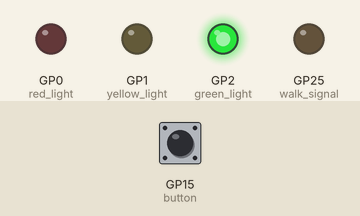
A program run on a simulated Raspberry Pi Pico running MicroPython. Shown: output pins drawn as LEDs (lit = HIGH). The inputs (shaded band) are chosen by the test bench; at power-on: GP15 (button) LOW.

Above: at 1.2 s.
1.3 s: GP15 (button) pulled HIGH for 0.15 s
At 5.4 s:
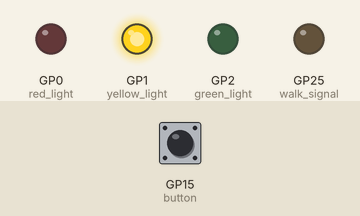
At 8.9 s:
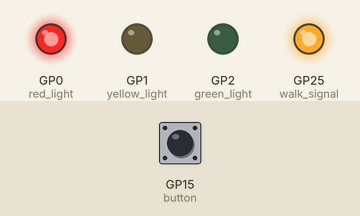
Timing chart, 0 to 27.5 s (numbered marks = the images above; inputs shaded):
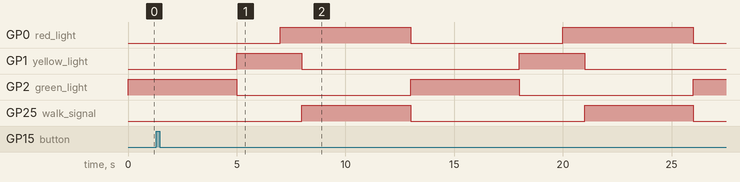

The program:

traffic3.py
```python
import time
from machine import Pin

# LED pins for traffic lights
red_light = Pin(0, Pin.OUT)
yellow_light = Pin(1, Pin.OUT)
green_light = Pin(2, Pin.OUT)

# LED pin for pedestrian signal
walk_signal = Pin(25, Pin.OUT)  # on-board LED

# button for pedestrian crossing
button = Pin(15, Pin.IN, Pin.PULL_DOWN)

# states
STATE_GREEN = 0
STATE_YELLOW = 1
STATE_YELLOW_RED = 2
STATE_RED = 3

# timing constants
green_time = 5
yellow_time = 2
yellow_red_time = 1
red_time = 5
walk_time = 5

# interrupt handler for pedestrian button press
def pedestrian_button_pressed(pin):
    global button_pressed
    button_pressed = True # set flag button pressed

# setup interrupt for the pedestrian button
button.irq(trigger=Pin.IRQ_RISING, handler=pedestrian_button_pressed)

def set_traffic_lights(green, yellow, red):
    green_light.value(green)
    yellow_light.value(yellow)
    red_light.value(red)

def set_walk_signal(walk):
    walk_signal.value(walk)

def traffic_light():
    global button_pressed

    # init
    state = STATE_GREEN
    button_pressed = False

    while True:
        if state == STATE_GREEN:
            set_traffic_lights(1, 0, 0)  # Green on
            set_walk_signal(0)           # Don't Walk
            time.sleep(green_time)
            state = STATE_YELLOW

        elif state == STATE_YELLOW:
            set_traffic_lights(0, 1, 0)  # Yellow on
            set_walk_signal(0)           # Don't Walk
            time.sleep(yellow_time)
            state = STATE_YELLOW_RED

        elif state == STATE_YELLOW_RED:
            set_traffic_lights(0, 1, 1)  # Yellow and red on
            set_walk_signal(0)           # Don't Walk
            time.sleep(yellow_red_time)
            state = STATE_RED

        elif state == STATE_RED:
            set_traffic_lights(0, 0, 1)  # Red on
            if button_pressed == True:
                set_walk_signal(1)       # Walk
                time.sleep(walk_time)    # Walk timer
                set_walk_signal(0)       # Don't Walk
            else:
                set_walk_signal(0)       # Don't Walk
                time.sleep(red_time)     # Wait for timer
            state = STATE_GREEN

# run
traffic_light()
```

Measured:
- after the input at 1.3 s, GP25 (walk_signal): alternates HIGH for 5.0 s and LOW for 8.0 s, starting after 6.7 s
- by itself, GP0 (red_light): alternates HIGH for 6.0 s and LOW for 7.0 s
- by itself, GP1 (yellow_light): alternates HIGH for 3.0 s and LOW for 10.0 s
- by itself, GP2 (green_light): alternates HIGH for 5.0 s and LOW for 8.0 s
